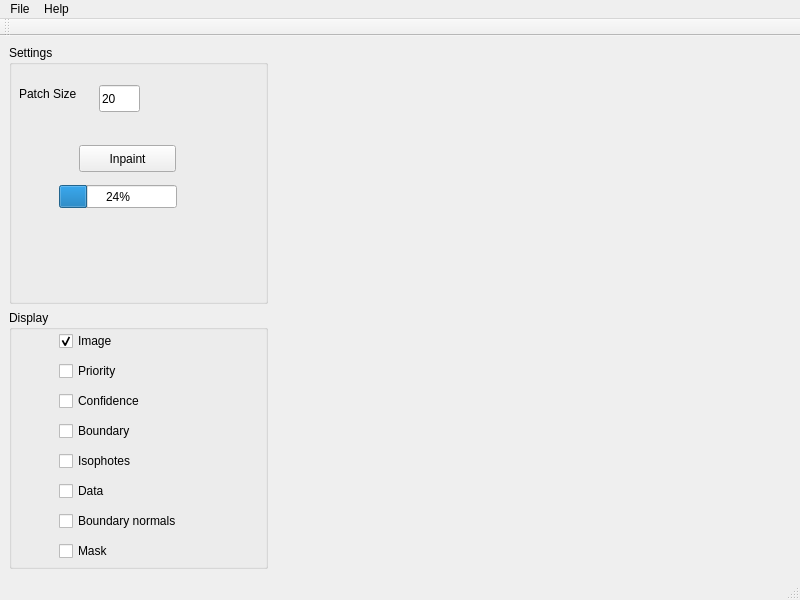
<?xml version="1.0" encoding="UTF-8"?>
<ui version="4.0">
 <class>Form</class>
 <widget class="QMainWindow" name="Form">
  <property name="geometry">
   <rect>
    <x>0</x>
    <y>0</y>
    <width>800</width>
    <height>600</height>
   </rect>
  </property>
  <property name="windowTitle">
   <string>Criminisi Inpainting</string>
  </property>
  <widget class="QWidget" name="centralwidget">
   <layout class="QGridLayout" name="gridLayout">
    <item row="0" column="0">
     <layout class="QHBoxLayout" name="horizontalLayout" stretch="1,2">
      <item>
       <layout class="QVBoxLayout" name="verticalLayout">
        <item>
         <widget class="QGroupBox" name="groupBox">
          <property name="title">
           <string>Settings</string>
          </property>
          <widget class="QLabel" name="label">
           <property name="geometry">
            <rect>
             <x>10</x>
             <y>40</y>
             <width>67</width>
             <height>17</height>
            </rect>
           </property>
           <property name="text">
            <string>Patch Size</string>
           </property>
          </widget>
          <widget class="QLineEdit" name="txtPatchSize">
           <property name="geometry">
            <rect>
             <x>90</x>
             <y>40</y>
             <width>41</width>
             <height>27</height>
            </rect>
           </property>
           <property name="toolTip">
            <string>Sets the width/height of a square patch</string>
           </property>
           <property name="text">
            <string>20</string>
           </property>
          </widget>
          <widget class="QPushButton" name="btnInpaint">
           <property name="geometry">
            <rect>
             <x>70</x>
             <y>100</y>
             <width>97</width>
             <height>27</height>
            </rect>
           </property>
           <property name="text">
            <string>Inpaint</string>
           </property>
          </widget>
          <widget class="QProgressBar" name="progressBar">
           <property name="geometry">
            <rect>
             <x>50</x>
             <y>140</y>
             <width>118</width>
             <height>23</height>
            </rect>
           </property>
           <property name="value">
            <number>24</number>
           </property>
          </widget>
         </widget>
        </item>
        <item>
         <widget class="QGroupBox" name="groupBox_2">
          <property name="title">
           <string>Display</string>
          </property>
          <widget class="QCheckBox" name="chkPriority">
           <property name="geometry">
            <rect>
             <x>50</x>
             <y>50</y>
             <width>95</width>
             <height>22</height>
            </rect>
           </property>
           <property name="text">
            <string>Priority</string>
           </property>
          </widget>
          <widget class="QCheckBox" name="chkConfidence">
           <property name="geometry">
            <rect>
             <x>50</x>
             <y>80</y>
             <width>111</width>
             <height>22</height>
            </rect>
           </property>
           <property name="text">
            <string>Confidence</string>
           </property>
          </widget>
          <widget class="QCheckBox" name="chkImage">
           <property name="geometry">
            <rect>
             <x>50</x>
             <y>20</y>
             <width>95</width>
             <height>22</height>
            </rect>
           </property>
           <property name="text">
            <string>Image</string>
           </property>
           <property name="checked">
            <bool>true</bool>
           </property>
          </widget>
          <widget class="QCheckBox" name="chkBoundary">
           <property name="geometry">
            <rect>
             <x>50</x>
             <y>110</y>
             <width>95</width>
             <height>22</height>
            </rect>
           </property>
           <property name="text">
            <string>Boundary</string>
           </property>
          </widget>
          <widget class="QCheckBox" name="chkIsophotes">
           <property name="geometry">
            <rect>
             <x>50</x>
             <y>140</y>
             <width>95</width>
             <height>22</height>
            </rect>
           </property>
           <property name="text">
            <string>Isophotes</string>
           </property>
          </widget>
          <widget class="QCheckBox" name="chkData">
           <property name="geometry">
            <rect>
             <x>50</x>
             <y>170</y>
             <width>95</width>
             <height>22</height>
            </rect>
           </property>
           <property name="text">
            <string>Data</string>
           </property>
          </widget>
          <widget class="QCheckBox" name="chkBoundaryNormals">
           <property name="geometry">
            <rect>
             <x>50</x>
             <y>200</y>
             <width>161</width>
             <height>22</height>
            </rect>
           </property>
           <property name="text">
            <string>Boundary normals</string>
           </property>
          </widget>
          <widget class="QCheckBox" name="chkMask">
           <property name="geometry">
            <rect>
             <x>50</x>
             <y>230</y>
             <width>95</width>
             <height>22</height>
            </rect>
           </property>
           <property name="text">
            <string>Mask</string>
           </property>
          </widget>
         </widget>
        </item>
       </layout>
      </item>
      <item>
       <widget class="QVTKWidget" name="qvtkWidget" native="true"/>
      </item>
     </layout>
    </item>
   </layout>
  </widget>
  <widget class="QMenuBar" name="menubar">
   <property name="geometry">
    <rect>
     <x>0</x>
     <y>0</y>
     <width>800</width>
     <height>25</height>
    </rect>
   </property>
   <widget class="QMenu" name="menuLeft_Pane">
    <property name="title">
     <string>File</string>
    </property>
    <addaction name="actionOpenImage"/>
    <addaction name="actionOpenMask"/>
    <addaction name="actionOpenMaskInverted"/>
    <addaction name="actionFlipImage"/>
    <addaction name="actionSaveResult"/>
    <addaction name="actionQuit"/>
   </widget>
   <widget class="QMenu" name="menuHelp">
    <property name="title">
     <string>Help</string>
    </property>
    <addaction name="actionHelp"/>
   </widget>
   <addaction name="menuLeft_Pane"/>
   <addaction name="menuHelp"/>
  </widget>
  <widget class="QStatusBar" name="statusbar"/>
  <widget class="QToolBar" name="toolBar">
   <property name="windowTitle">
    <string>toolBar</string>
   </property>
   <attribute name="toolBarArea">
    <enum>TopToolBarArea</enum>
   </attribute>
   <attribute name="toolBarBreak">
    <bool>false</bool>
   </attribute>
  </widget>
  <action name="actionOpenImage">
   <property name="text">
    <string>Open Image</string>
   </property>
  </action>
  <action name="actionSavePointsLeft">
   <property name="text">
    <string>Save Points</string>
   </property>
  </action>
  <action name="actionSavePointsRight">
   <property name="text">
    <string>Save Points</string>
   </property>
  </action>
  <action name="actionOpenImageRight">
   <property name="text">
    <string>Open Image</string>
   </property>
  </action>
  <action name="actionLoadPointsLeft">
   <property name="text">
    <string>Load Points</string>
   </property>
  </action>
  <action name="actionLoadPointsRight">
   <property name="text">
    <string>Load Points</string>
   </property>
  </action>
  <action name="actionHelp">
   <property name="text">
    <string>Help</string>
   </property>
  </action>
  <action name="actionQuit">
   <property name="text">
    <string>Quit</string>
   </property>
  </action>
  <action name="actionOpenPointCloudLeft">
   <property name="text">
    <string>Open PointCloud</string>
   </property>
  </action>
  <action name="actionOpenPointCloudRight">
   <property name="text">
    <string>Open PointCloud</string>
   </property>
  </action>
  <action name="actionFlipImage">
   <property name="text">
    <string>Flip Image</string>
   </property>
  </action>
  <action name="actionFlipRightImage">
   <property name="text">
    <string>Flip Right Image</string>
   </property>
  </action>
  <action name="actionSaveResult">
   <property name="text">
    <string>Save Result</string>
   </property>
  </action>
  <action name="actionOpenMask">
   <property name="text">
    <string>Open Mask</string>
   </property>
  </action>
  <action name="actionOpenMaskInverted">
   <property name="text">
    <string>Open Mask Inverted</string>
   </property>
  </action>
 </widget>
 <customwidgets>
  <customwidget>
   <class>QVTKWidget</class>
   <extends>QWidget</extends>
   <header>QVTKWidget.h</header>
  </customwidget>
 </customwidgets>
 <resources/>
 <connections/>
</ui>
